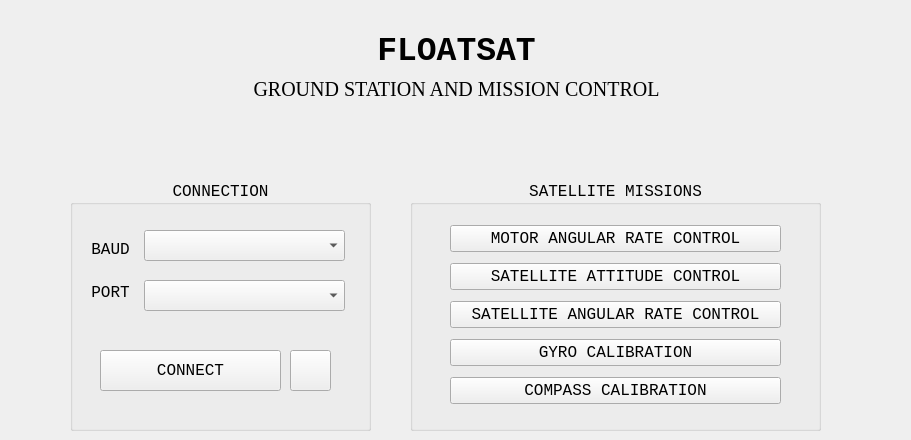
    <widget class="QWidget" name="home">
     <attribute name="title">
      <string>Home</string>
     </attribute>
     <widget class="QGroupBox" name="groupBox_3">
      <property name="geometry">
       <rect>
        <x>410</x>
        <y>180</y>
        <width>411</width>
        <height>251</height>
       </rect>
      </property>
      <property name="font">
       <font>
        <family>Courier New</family>
        <pointsize>12</pointsize>
        <bold>false</bold>
       </font>
      </property>
      <property name="title">
       <string>SATELLITE MISSIONS</string>
      </property>
      <property name="alignment">
       <set>Qt::AlignmentFlag::AlignCenter</set>
      </property>
      <widget class="QWidget" name="verticalLayoutWidget">
       <property name="geometry">
        <rect>
         <x>40</x>
         <y>40</y>
         <width>331</width>
         <height>191</height>
        </rect>
       </property>
       <layout class="QVBoxLayout" name="verticalLayout">
        <item>
         <widget class="QPushButton" name="pushButton_2">
          <property name="font">
           <font>
            <family>Courier New</family>
            <pointsize>12</pointsize>
            <bold>false</bold>
           </font>
          </property>
          <property name="text">
           <string>MOTOR ANGULAR RATE CONTROL</string>
          </property>
         </widget>
        </item>
        <item>
         <widget class="QPushButton" name="pushButton_5">
          <property name="font">
           <font>
            <family>Courier New</family>
            <pointsize>12</pointsize>
            <bold>false</bold>
           </font>
          </property>
          <property name="text">
           <string>SATELLITE ATTITUDE CONTROL</string>
          </property>
         </widget>
        </item>
        <item>
         <widget class="QPushButton" name="pushButton_4">
          <property name="font">
           <font>
            <family>Courier New</family>
            <pointsize>12</pointsize>
            <bold>false</bold>
           </font>
          </property>
          <property name="text">
           <string>SATELLITE ANGULAR RATE CONTROL</string>
          </property>
         </widget>
        </item>
        <item>
         <widget class="QPushButton" name="pushButton_3">
          <property name="font">
           <font>
            <family>Courier New</family>
            <pointsize>12</pointsize>
            <bold>false</bold>
           </font>
          </property>
          <property name="text">
           <string>GYRO CALIBRATION</string>
          </property>
         </widget>
        </item>
        <item>
         <widget class="QPushButton" name="pushButton">
          <property name="font">
           <font>
            <family>Courier New</family>
            <pointsize>12</pointsize>
            <bold>false</bold>
           </font>
          </property>
          <property name="text">
           <string>COMPASS CALIBRATION</string>
          </property>
         </widget>
        </item>
       </layout>
      </widget>
     </widget>
     <widget class="QGroupBox" name="groupBox_2">
      <property name="geometry">
       <rect>
        <x>70</x>
        <y>180</y>
        <width>301</width>
        <height>251</height>
       </rect>
      </property>
      <property name="font">
       <font>
        <family>Courier New</family>
        <pointsize>12</pointsize>
        <bold>false</bold>
       </font>
      </property>
      <property name="title">
       <string>CONNECTION</string>
      </property>
      <property name="alignment">
       <set>Qt::AlignmentFlag::AlignCenter</set>
      </property>
      <widget class="QPushButton" name="pusb_btconn">
       <property name="geometry">
        <rect>
         <x>30</x>
         <y>170</y>
         <width>181</width>
         <height>41</height>
        </rect>
       </property>
       <property name="font">
        <font>
         <family>Courier New</family>
         <pointsize>12</pointsize>
         <bold>false</bold>
        </font>
       </property>
       <property name="text">
        <string>CONNECT</string>
       </property>
      </widget>
      <widget class="QPushButton" name="push_btrefresh">
       <property name="geometry">
        <rect>
         <x>220</x>
         <y>170</y>
         <width>41</width>
         <height>41</height>
        </rect>
       </property>
       <property name="cursor">
        <cursorShape>PointingHandCursor</cursorShape>
       </property>
       <property name="text">
        <string/>
       </property>
       <property name="icon">
        <iconset resource="resources.qrc">
         <normaloff>:/icons/assets/refresh.png</normaloff>:/icons/assets/refresh.png</iconset>
       </property>
       <property name="iconSize">
        <size>
         <width>25</width>
         <height>25</height>
        </size>
       </property>
      </widget>
      <widget class="QWidget" name="layoutWidget">
       <property name="geometry">
        <rect>
         <x>10</x>
         <y>50</y>
         <width>61</width>
         <height>81</height>
        </rect>
       </property>
       <layout class="QVBoxLayout" name="verticalLayout_3">
        <item>
         <widget class="QLabel" name="label_power_6">
          <property name="font">
           <font>
            <family>Courier New</family>
            <pointsize>12</pointsize>
            <bold>false</bold>
           </font>
          </property>
          <property name="text">
           <string>BAUD</string>
          </property>
          <property name="alignment">
           <set>Qt::AlignmentFlag::AlignCenter</set>
          </property>
          <property name="wordWrap">
           <bool>true</bool>
          </property>
         </widget>
        </item>
        <item>
         <widget class="QLabel" name="label_power_5">
          <property name="font">
           <font>
            <family>Courier New</family>
            <pointsize>12</pointsize>
            <bold>false</bold>
           </font>
          </property>
          <property name="text">
           <string>PORT</string>
          </property>
          <property name="alignment">
           <set>Qt::AlignmentFlag::AlignCenter</set>
          </property>
          <property name="wordWrap">
           <bool>true</bool>
          </property>
         </widget>
        </item>
       </layout>
      </widget>
      <widget class="QComboBox" name="comboBox_btport">
       <property name="geometry">
        <rect>
         <x>74</x>
         <y>100</y>
         <width>201</width>
         <height>31</height>
        </rect>
       </property>
      </widget>
      <widget class="QComboBox" name="comboBox_btbaud">
       <property name="geometry">
        <rect>
         <x>74</x>
         <y>50</y>
         <width>201</width>
         <height>31</height>
        </rect>
       </property>
      </widget>
     </widget>
     <widget class="QLabel" name="label">
      <property name="geometry">
       <rect>
        <x>11</x>
        <y>30</y>
        <width>891</width>
        <height>41</height>
       </rect>
      </property>
      <property name="font">
       <font>
        <family>Courier New</family>
        <pointsize>25</pointsize>
        <bold>true</bold>
       </font>
      </property>
      <property name="text">
       <string>FLOATSAT</string>
      </property>
      <property name="scaledContents">
       <bool>false</bool>
      </property>
      <property name="alignment">
       <set>Qt::AlignmentFlag::AlignCenter</set>
      </property>
     </widget>
     <widget class="QWidget" name="layoutWidget_25">
      <property name="geometry">
       <rect>
        <x>760</x>
        <y>20</y>
        <width>134</width>
        <height>32</height>
       </rect>
      </property>
      <layout class="QHBoxLayout" name="horizontalLayout_2">
       <item>
        <widget class="QLabel" name="label_batt">
         <property name="minimumSize">
          <size>
           <width>30</width>
           <height>30</height>
          </size>
         </property>
         <property name="maximumSize">
          <size>
           <width>30</width>
           <height>30</height>
          </size>
         </property>
         <property name="text">
          <string/>
         </property>
         <property name="pixmap">
          <pixmap resource="resources.qrc">:/icons/assets/batt_what.png</pixmap>
         </property>
         <property name="scaledContents">
          <bool>true</bool>
         </property>
         <property name="alignment">
          <set>Qt::AlignmentFlag::AlignCenter</set>
         </property>
        </widget>
       </item>
       <item>
        <widget class="QLabel" name="label_satcon">
         <property name="minimumSize">
          <size>
           <width>30</width>
           <height>30</height>
          </size>
         </property>
         <property name="maximumSize">
          <size>
           <width>30</width>
           <height>30</height>
          </size>
         </property>
         <property name="text">
          <string/>
         </property>
         <property name="pixmap">
          <pixmap resource="resources.qrc">:/icons/assets/sat_off.png</pixmap>
         </property>
         <property name="scaledContents">
          <bool>true</bool>
         </property>
         <property name="alignment">
          <set>Qt::AlignmentFlag::AlignCenter</set>
         </property>
        </widget>
       </item>
       <item>
        <widget class="QLabel" name="label_bt">
         <property name="minimumSize">
          <size>
           <width>30</width>
           <height>30</height>
          </size>
         </property>
         <property name="maximumSize">
          <size>
           <width>30</width>
           <height>30</height>
          </size>
         </property>
         <property name="text">
          <string/>
         </property>
         <property name="pixmap">
          <pixmap resource="resources.qrc">:/icons/assets/bt_dis.png</pixmap>
         </property>
         <property name="scaledContents">
          <bool>true</bool>
         </property>
         <property name="alignment">
          <set>Qt::AlignmentFlag::AlignCenter</set>
         </property>
        </widget>
       </item>
       <item>
        <widget class="QLabel" name="label_err">
         <property name="minimumSize">
          <size>
           <width>30</width>
           <height>30</height>
          </size>
         </property>
         <property name="maximumSize">
          <size>
           <width>30</width>
           <height>30</height>
          </size>
         </property>
         <property name="text">
          <string/>
         </property>
         <property name="pixmap">
          <pixmap resource="resources.qrc">:/icons/assets/error_no.png</pixmap>
         </property>
         <property name="scaledContents">
          <bool>true</bool>
         </property>
         <property name="alignment">
          <set>Qt::AlignmentFlag::AlignCenter</set>
         </property>
        </widget>
       </item>
      </layout>
     </widget>
     <widget class="QLabel" name="label_10">
      <property name="geometry">
       <rect>
        <x>70</x>
        <y>30</y>
        <width>71</width>
        <height>71</height>
       </rect>
      </property>
      <property name="text">
       <string/>
      </property>
      <property name="pixmap">
       <pixmap resource="resources.qrc">:/icons/assets/lablogo.png</pixmap>
      </property>
      <property name="scaledContents">
       <bool>true</bool>
      </property>
     </widget>
     <widget class="QLabel" name="label_37">
      <property name="geometry">
       <rect>
        <x>11</x>
        <y>80</y>
        <width>891</width>
        <height>18</height>
       </rect>
      </property>
      <property name="font">
       <font>
        <family>Georgia</family>
        <pointsize>15</pointsize>
        <bold>false</bold>
       </font>
      </property>
      <property name="text">
       <string>GROUND STATION AND MISSION CONTROL</string>
      </property>
      <property name="scaledContents">
       <bool>false</bool>
      </property>
      <property name="alignment">
       <set>Qt::AlignmentFlag::AlignCenter</set>
      </property>
     </widget>
    </widget>
